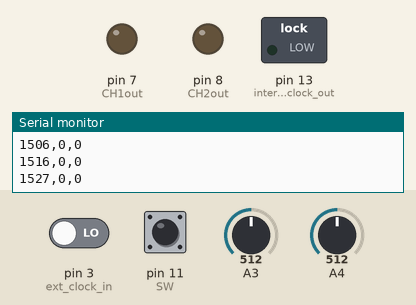
Recording of a sketch running on a simulated Arduino Uno, built with avr-gcc and run on an emulated ATmega328P. On the bench: switched loads named in the sketch (green lamp = pin HIGH), output pins drawn as LEDs (lit = HIGH), the last lines printed to the serial monitor. Dashed ring = blinking. Inputs (shaded band) come from the test bench; at power-on: A3 = 512, pin 3 (ext_clock_in) LOW, A4 = 512, pin 11 (SW) HIGH.

Above: at 1.2 s.
1.3 s: A3 set to 710
At 4.07 s:
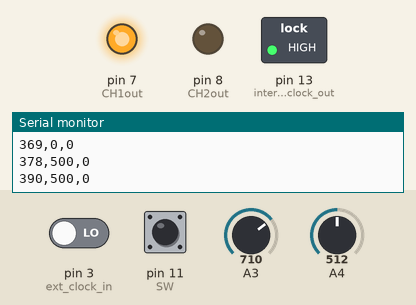
4.3 s: pin 3 (ext_clock_in) driven HIGH
At 5.1 s:
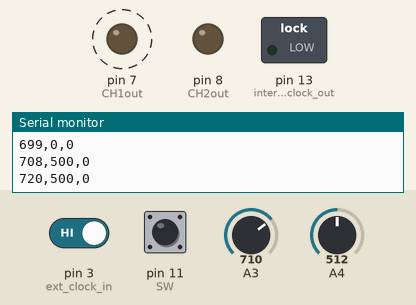
7.3 s: A4 set to 900
10.3 s: A3 set to 970
At 13.0 s:
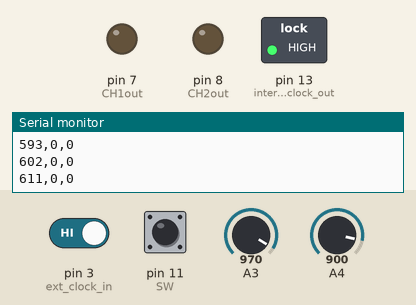
13.3 s: A4 set to 1023
16.3 s: pin 3 (ext_clock_in) driven LOW
At 16.46 s:
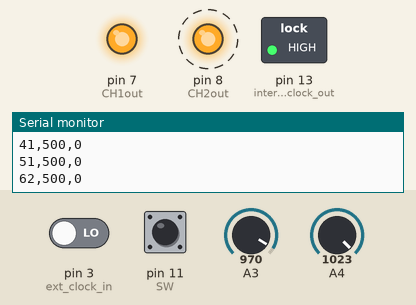
Timing chart, 0 to 20.3 s (numbered marks = the images above; inputs shaded):
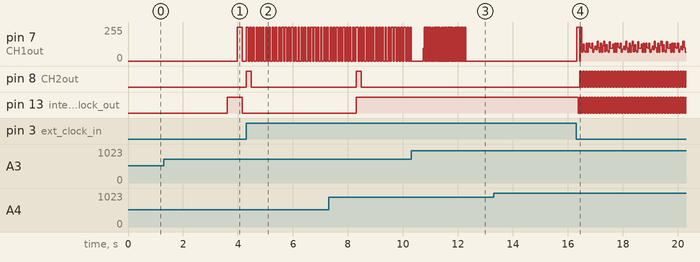

The sketch:

code.ino
```cpp
//Clock M_D module
#include <MsTimer2.h>

unsigned long ext_count = 400;//タイマーカウント用
unsigned long old_ext_pulse = 0;
unsigned long old_int_pulse = 0;
unsigned long ext_period = 0;//周期
unsigned long ext_count_result = 0;//タイマーのカウント結果
unsigned long old_ext_count_result = 0;//タイマーのカウント結果
byte ext_pulse = 0;//外部クロック　あれば1、なければ0
byte int_pulse = 0;//内部クロック
byte ext_injudge = 1;//外部入力有無判定。あれば1,なければ0。タイマーカウントが規定値超えると判定切り替え
byte old_ext_injudge = 2;

int AD_rate = 512;//rateノブの入力
int rate = 1000;//内部クロック動作時に使用

int AD_MD = 512;//MDノブの入力値
int out_width_ch1 = 10;//アウトプットのパルス幅。
int out_width_ch2 = 10;//アウトプットのパルス幅。
int old_AD_MD = 512;//SW切り替え時のRATE値誤読対策
int MD_ch1 = 5;//マルチプル、ディバイダー判定ch1
int MD_ch2 = 5;//マルチプル、ディバイダー判定ch2
int M_period_ch1 = 0;//マルチプルの時、出力クロックの周期。マルチプルでなければ0とする。
int M_period_ch2 = 0;//マルチプルの時、出力クロックの周期。マルチプルでなければ0とする。
int M_count_ch1 = 1;//マルチプルの時、パルスごとにカウントし、設定値に達すると0に戻る
int M_count_ch2 = 1;//マルチプルの時、パルスごとにカウントし、設定値に達すると0に戻る
int D_count_ch1 = 1;//外部パルスが入るとカウントを位置上げる
int D_count_ch2 = 1;//外部パルスが入るとカウントを位置上げる
int D_full_ch1 = 1;//カウントの上限値
int D_full_ch2 = 1;//カウントの上限値
byte CH1out = 0;//0でLOW出力、1でHIGH出力
byte CH2out = 0;//0でLOW出力、1でHIGH出力
byte M_done_ch1 = 0; //マルチプルの出力確認用。ないと、1クロックで複数パルスでてしまう
byte M_done_ch2 = 0; //マルチプルの出力確認用。ないと、1クロックで複数パルスでてしまう


//---mode切り替え-------------
byte mode_sw = 1;
byte mode = 1;//1=CH1,2=CH2
byte old_mode = 0;//SW切り替え時のRATE値誤読対策
int old_MD_ch1 = 0;//スイッチ切り替え時にディバイダーのクロックが狂うバグ対策
int old_MD_ch2 = 0;//スイッチ切り替え時にディバイダーのクロックが狂うバグ対策

void setup() {
 pinMode(7, OUTPUT); //CH1out
 pinMode(8, OUTPUT); //CH2out
 pinMode(13, OUTPUT); //internal_clock_out
 pinMode(11, INPUT_PULLUP); //SW
 pinMode(3, INPUT); //ext_clock_in
 Serial.begin(9600);

 MsTimer2::set(1, timer_count); // 1ms毎にタイマーカウント
 MsTimer2::start();//外部入力Highになったら、次のHighまでカウント
}

void loop() {
 AD_MD = analogRead(3);
 AD_rate = 1023 - analogRead(4);
 rate = AD_rate * 2 + 100;

 old_ext_pulse = ext_pulse;
 old_int_pulse = int_pulse;
 ext_pulse = digitalRead(3);

 mode_sw = digitalRead(11);
 old_mode = mode;

 old_ext_injudge = ext_injudge;

 //-----------ディバイダー出力のカウントリセット------------
 if (D_count_ch1 >= D_full_ch1) {
   D_count_ch1 = 0;
 }
 if (D_count_ch2 >= D_full_ch2) {
   D_count_ch2 = 0;
 }

 //-----------SWの読み取り---------------

 old_MD_ch1 = MD_ch1;//スイッチ切り替え時にディバイダーのクロックが狂うバグ対策
 old_MD_ch2 = MD_ch2;//スイッチ切り替え時にディバイダーのクロックが狂うバグ対策

 if ( mode_sw == 1  ) {
   mode = 1;
 }
 else if (mode_sw == 0  ) {
   mode = 2;
 }

 if ( old_mode != mode ) {//スイッチ切り替え時にディバイダーのクロックが狂うバグ対策
   old_AD_MD = AD_MD;
 }

 //---------MDノブ判定-----------------------

 if ( mode == 1 && abs(old_AD_MD - AD_MD ) > 30) { //absはスイッチ切り替え時にディバイダーのクロックが狂うバグ対策
   old_AD_MD = 1200;//abs(old_AD_MD - AD_MD ) > 30が絶対に成立するため

   if ( AD_MD >= 0 && AD_MD < 20) {
     MD_ch1 = 9;//*16
   }

   else if ( AD_MD >= 20 && AD_MD < 90) {
     MD_ch1 = 8;//*8
   }

   else if ( AD_MD >= 90 && AD_MD < 240) {
     MD_ch1 = 7;//*4
   }

   else if ( AD_MD >= 240 && AD_MD < 400) {
     MD_ch1 = 6;//*2
   }

   else if ( AD_MD >= 400 && AD_MD < 550) {
     MD_ch1 = 5;//*1
   }

   else if ( AD_MD >= 550 && AD_MD < 700) {
     MD_ch1 = 4;//1/2
   }

   else if ( AD_MD >= 700 && AD_MD < 820) {
     MD_ch1 = 3;//1/3
   }

   else if ( AD_MD >= 820 && AD_MD < 960) {
     MD_ch1 = 2;//1/4
   }

   else if ( AD_MD >= 960 && AD_MD < 1024) {
     MD_ch1 = 1;//1/8
   }
 }

 else if ( mode == 2 && abs(old_AD_MD - AD_MD ) > 30) {  //absはスイッチ切り替え時にディバイダーのクロックが狂うバグ対策
   old_AD_MD = 1200;//abs(old_AD_MD - AD_MD ) > 30が絶対に成立するため

   if ( AD_MD >= 0 && AD_MD < 20) {
     MD_ch2 = 9;//*16
   }

   else if ( AD_MD >= 20 && AD_MD < 90) {
     MD_ch2 = 8;//*8
   }

   else if ( AD_MD >= 90 && AD_MD < 240) {
     MD_ch2 = 7;//*4
   }

   else if ( AD_MD >= 240 && AD_MD < 400) {
     MD_ch2 = 6;//*2
   }

   else if ( AD_MD >= 400 && AD_MD < 550) {
     MD_ch2 = 5;//*1
   }

   else if ( AD_MD >= 550 && AD_MD < 700) {
     MD_ch2 = 4;//1/2
   }

   else if ( AD_MD >= 700 && AD_MD < 820) {
     MD_ch2 = 3;//1/3
   }

   else if ( AD_MD >= 820 && AD_MD < 960) {
     MD_ch2 = 2;//1/4
   }

   else if ( AD_MD >= 960 && AD_MD < 1024) {
     MD_ch2 = 1;//1/8
   }
 }


 switch (MD_ch1) {
   case 1:
     out_width_ch1 = ext_period / 2 / 8;
     M_period_ch1 = ext_period / 8;
     break;

   case 2:
     out_width_ch1 = ext_period / 2 / 4;
     M_period_ch1 = ext_period / 4;
     break;

   case 3:
     out_width_ch1 = ext_period / 2 / 3;
     M_period_ch1 = ext_period / 3;
     break;

   case 4:
     out_width_ch1 = ext_period / 2 / 2;
     M_period_ch1 = ext_period / 2;
     break;

   case 5:
     out_width_ch1 = ext_period / 2 ;
     M_period_ch1 = 0;
     D_full_ch1 = 1;
     break;

   case 6:
     out_width_ch1 = ext_period / 2;
     M_period_ch1 = 0;
     D_full_ch1 = 2;
     break;

   case 7:
     out_width_ch1 = ext_period / 2;
     M_period_ch1 = 0;
     D_full_ch1 = 4;
     break;

   case 8:
     out_width_ch1 = ext_period / 2;
     M_period_ch1 = 0;
     D_full_ch1 = 8;
     break;

   case 9:
     out_width_ch1 = ext_period / 2;
     M_period_ch1 = 0;
     D_full_ch1 = 16;
     break;
 }


 switch (MD_ch2) {
   case 1:
     out_width_ch2 = ext_period / 2 / 8;
     M_period_ch2 = ext_period / 8;
     break;

   case 2:
     out_width_ch2 = ext_period / 2 / 4;
     M_period_ch2 = ext_period / 4;
     break;

   case 3:
     out_width_ch2 = ext_period / 2 / 3;
     M_period_ch2 = ext_period / 3;
     break;

   case 4:
     out_width_ch2 = ext_period / 2 / 2;
     M_period_ch2 = ext_period / 2;
     break;

   case 5:
     out_width_ch2 = ext_period / 2 ;
     M_period_ch2 = 0;
     D_full_ch2 = 1;
     break;

   case 6:
     out_width_ch2 = ext_period / 2 ;
     M_period_ch2 = 0;
     D_full_ch2 = 2;
     break;

   case 7:
     out_width_ch2 = ext_period / 2 ;
     M_period_ch2 = 0;
     D_full_ch2 = 4;
     break;

   case 8:
     out_width_ch2 = ext_period / 2 ;
     M_period_ch2 = 0;
     D_full_ch2 = 8;
     break;

   case 9:
     out_width_ch2 = ext_period / 2 ;
     M_period_ch2 = 0;
     D_full_ch2 = 16;
     break;
 }

 if ( MD_ch1 != old_MD_ch1 || MD_ch2 != old_MD_ch2 ) { //スイッチ切り替え時にディバイダーのクロックが狂うバグ対策
   D_count_ch1 = 0;
   D_count_ch2 = 0;
 }

 //------------外部入力有無判定-------------------------------
 if ( ext_count > 4000 ) { //4s以上カウントが無ければ、外部入力無し判定
   ext_injudge = 0;
 }
 else if ( ext_count < 4000 && ext_pulse == 1 ) {
   ext_injudge = 1;
 }

 if ( old_ext_injudge == 1 && ext_injudge == 0 ) { //外部入力が有→無のとき
   ext_count = 0;
 }


 //---------クロック設定------------------------
 if ( ext_injudge != 0 ) { //外部クロックを使用
   if (ext_pulse == 1 && old_ext_pulse == 0) {
     old_ext_count_result = ext_count_result;//2回の平均取る用
     ext_count_result = ext_count;
     //            ext_count = 0;
     ext_period = (old_ext_count_result + ext_count_result) / 2;//外部入力周期。ばらつき低減のため2回の平均値
     //      MsTimer2::start();//外部入力Highになったら、次のHighまでカウント
   }
 }
 else if ( ext_injudge == 0) { //内部クロックを使用
   ext_period = rate;
   if ( ext_count < 5 || ext_count >= ext_period) {
     int_pulse = 1;
   }
   else if (ext_count >= 5 ) {
     int_pulse = 0;
   }

 }
 //--------------INTERNAL CLOCK出力（外部入力無い場合のみ）-----------

 if ( int_pulse == 1 ) {
   digitalWrite(13, HIGH);
 }
 else if ( ext_count >= ext_period / 2  ) {
   digitalWrite(13, LOW);
 }

 //-----------------OUT1出力------------------
 if (ext_pulse == 1 && old_ext_pulse == 0) {//外部クロック用
   D_count_ch1 ++;
   ext_count = 0;
   M_count_ch1 = 0;
   M_done_ch1 = 0;
   if ( MD_ch1 <= 4 ) {
     digitalWrite(7, HIGH);
     CH1out = 1;
   }
 }

 if (int_pulse == 1 && old_int_pulse == 0) {//内部クロック用
   D_count_ch1 ++;
   ext_count = 0;
   M_count_ch1 = 0;
   M_done_ch1 = 0;
   if ( MD_ch1 <= 4 ) {
     digitalWrite(7, HIGH);
     CH1out = 1;
   }
 }

 if ( MD_ch1 < 5 ) {
   if ( ext_count  >= M_period_ch1  * M_count_ch1  && CH1out == 0) {
     CH1out = 1;
     digitalWrite(7, HIGH);
   }
   if ( ext_count >= M_period_ch1  * M_count_ch1 + out_width_ch1  && CH1out == 1 ) {
     digitalWrite(7, LOW);
     M_count_ch1 ++;
     CH1out = 0;
   }
 }

 else if ( MD_ch1 == 5 ) {
   if (D_count_ch1 == 1 && M_done_ch1 == 0) {
     CH1out = 1;
     M_done_ch1 = 1;
     digitalWrite(7, HIGH);
   }
   if ( ext_count >=  out_width_ch1   ) {
     digitalWrite(7, LOW);
     CH1out = 0;
   }
 }

 else if ( MD_ch1 > 5 ) {
   if (D_count_ch1 == 1 && M_done_ch1 == 0) {
     CH1out = 1;
     digitalWrite(7, HIGH);
     M_done_ch1 = 1;
   }
   if ( ext_count >=  out_width_ch1   ) {
     digitalWrite(7, LOW);
     CH1out = 0;
   }
 }


 //-----------------OUT2出力------------------
 if (ext_pulse == 1 && old_ext_pulse == 0) {
   D_count_ch2 ++;
   M_count_ch2 = 0;
   M_done_ch2 = 0;
   if ( MD_ch2 <= 4 ) {
     digitalWrite(8, HIGH);
     CH2out = 1;
   }
 }

 if (int_pulse == 1 && old_int_pulse == 0) {//内部クロック用
   D_count_ch2 ++;
   M_count_ch2 = 0;
   M_done_ch2 = 0;
   if ( MD_ch2 <= 4 ) {
     digitalWrite(8, HIGH);
     CH2out = 1;
   }
 }

 if ( MD_ch2 < 5 ) {
   if ( ext_count  >= M_period_ch2  * M_count_ch2  && CH2out == 0) {
     CH2out = 1;
     digitalWrite(8, HIGH);
   }
   if ( ext_count >= M_period_ch2  * M_count_ch2 + out_width_ch2  && CH2out == 1 ) {
     digitalWrite(8, LOW);
     M_count_ch2 ++;
     CH2out = 0;
   }
 }

 else if ( MD_ch2 == 5 ) {
   if (D_count_ch2 == 1 && M_done_ch2 == 0) {
     CH2out = 1;
     M_done_ch2 = 1;
     digitalWrite(8, HIGH);
   }
   if ( ext_count >=  out_width_ch2   ) {
     digitalWrite(8, LOW);
     CH2out = 0;
   }
 }

 else if ( MD_ch2 > 5 ) {
   if (D_count_ch2 == 1 && M_done_ch2 == 0) {
     CH2out = 1;
     M_done_ch2 = 1;
     digitalWrite(8, HIGH);
   }
   if ( ext_count >=  out_width_ch2   ) {
     digitalWrite(8, LOW);
     CH2out = 0;
   }
 }


 //開発用

 Serial.print(ext_count);
 Serial.print(",");
 Serial.print(CH1out * 500);
 Serial.print(",");
 Serial.print(D_count_ch1 * 80);
 Serial.println("");

}

//タイマーカウント。1ms毎にカウントを増やす
void timer_count() {
 ext_count ++;
}
```

Measured:
- after the input at 1.3 s, pin 7 (CH1out): 0/255 → 255/255 after 2.7 s, → 0/255 0.18 s later
- after the input at 4.3 s, pin 7 (CH1out): alternates 255/255 for 0.06 s and 0/255 for 0.06 s, starting at once; pin 13 (internal_clock_out): stops changing and stays LOW
- after the input at 16.3 s, pin 8 (CH2out): alternates HIGH for 0.05 s and LOW for 0.05 s, starting after 0.13 s; pin 13 (internal_clock_out): alternates HIGH for 0.05 s and LOW for 0.05 s, starting after 0.08 s
